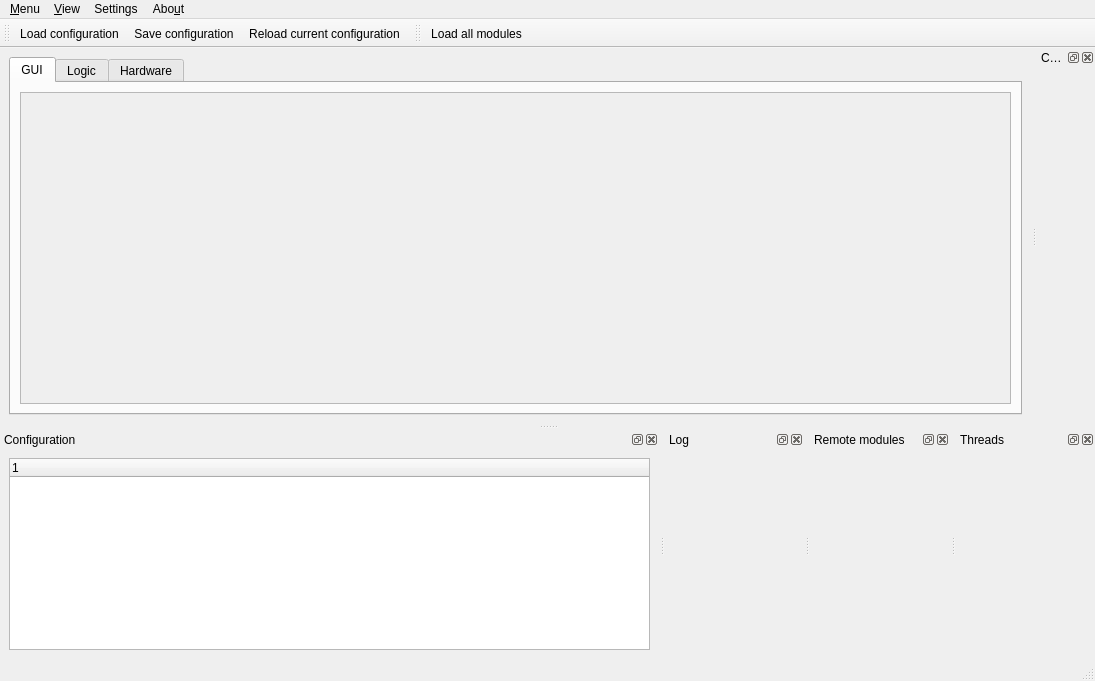
<?xml version="1.0" encoding="UTF-8"?>
<ui version="4.0">
 <class>MainWindow</class>
 <widget class="QMainWindow" name="MainWindow">
  <property name="geometry">
   <rect>
    <x>0</x>
    <y>0</y>
    <width>1095</width>
    <height>681</height>
   </rect>
  </property>
  <property name="windowTitle">
   <string>qudi: Manager</string>
  </property>
  <widget class="QWidget" name="centralwidget">
   <property name="sizePolicy">
    <sizepolicy hsizetype="Preferred" vsizetype="Preferred">
     <horstretch>0</horstretch>
     <verstretch>0</verstretch>
    </sizepolicy>
   </property>
   <layout class="QGridLayout" name="gridLayout">
    <item row="0" column="0">
     <widget class="QTabWidget" name="tabWidget">
      <property name="sizePolicy">
       <sizepolicy hsizetype="Preferred" vsizetype="Preferred">
        <horstretch>0</horstretch>
        <verstretch>0</verstretch>
       </sizepolicy>
      </property>
      <property name="currentIndex">
       <number>0</number>
      </property>
      <widget class="QWidget" name="tabWidgetPage1">
       <attribute name="title">
        <string>GUI</string>
       </attribute>
       <layout class="QGridLayout" name="gridLayout">
        <item row="1" column="0">
         <widget class="QScrollArea" name="scrollArea">
          <property name="widgetResizable">
           <bool>true</bool>
          </property>
          <widget class="QWidget" name="guiscroll">
           <property name="geometry">
            <rect>
             <x>0</x>
             <y>0</y>
             <width>967</width>
             <height>306</height>
            </rect>
           </property>
          </widget>
         </widget>
        </item>
       </layout>
      </widget>
      <widget class="QWidget" name="tabWidgetPage2">
       <attribute name="title">
        <string>Logic</string>
       </attribute>
       <layout class="QGridLayout" name="gridLayout">
        <item row="0" column="0">
         <widget class="QScrollArea" name="scrollArea">
          <property name="widgetResizable">
           <bool>true</bool>
          </property>
          <widget class="QWidget" name="logicscroll">
           <property name="geometry">
            <rect>
             <x>0</x>
             <y>0</y>
             <width>141</width>
             <height>70</height>
            </rect>
           </property>
          </widget>
         </widget>
        </item>
       </layout>
      </widget>
      <widget class="QWidget" name="tabWidgetPage3">
       <attribute name="title">
        <string>Hardware</string>
       </attribute>
       <layout class="QGridLayout" name="gridLayout">
        <item row="0" column="0">
         <widget class="QScrollArea" name="scrollArea">
          <property name="widgetResizable">
           <bool>true</bool>
          </property>
          <widget class="QWidget" name="hwscroll">
           <property name="geometry">
            <rect>
             <x>0</x>
             <y>0</y>
             <width>141</width>
             <height>70</height>
            </rect>
           </property>
          </widget>
         </widget>
        </item>
       </layout>
      </widget>
     </widget>
    </item>
   </layout>
  </widget>
  <widget class="QMenuBar" name="menubar">
   <property name="geometry">
    <rect>
     <x>0</x>
     <y>0</y>
     <width>1095</width>
     <height>21</height>
    </rect>
   </property>
   <widget class="QMenu" name="menuMenu">
    <property name="title">
     <string>&amp;Menu</string>
    </property>
    <addaction name="actionLoad_configuration"/>
    <addaction name="actionReload_current_configuration"/>
    <addaction name="actionSave_configuration"/>
    <addaction name="separator"/>
    <addaction name="action_Load_all_modules"/>
    <addaction name="separator"/>
    <addaction name="actionQuit"/>
   </widget>
   <widget class="QMenu" name="menuAbout">
    <property name="title">
     <string>Abo&amp;ut</string>
    </property>
    <addaction name="actionAbout_Qudi"/>
    <addaction name="actionAbout_Qt"/>
   </widget>
   <widget class="QMenu" name="menuView">
    <property name="title">
     <string>&amp;View</string>
    </property>
    <addaction name="actionConfigurationView"/>
    <addaction name="actionConsoleView"/>
    <addaction name="actionLogView"/>
    <addaction name="actionRemoteView"/>
    <addaction name="actionThreadsView"/>
    <addaction name="actionReset_to_default_layout"/>
   </widget>
   <widget class="QMenu" name="menuSettings">
    <property name="title">
     <string>Settings</string>
    </property>
    <addaction name="actionConsoleSettings"/>
   </widget>
   <addaction name="menuMenu"/>
   <addaction name="menuView"/>
   <addaction name="menuSettings"/>
   <addaction name="menuAbout"/>
  </widget>
  <widget class="QStatusBar" name="statusbar"/>
  <widget class="QDockWidget" name="configDisplayDockWidget">
   <property name="enabled">
    <bool>true</bool>
   </property>
   <property name="windowTitle">
    <string>Configuration</string>
   </property>
   <attribute name="dockWidgetArea">
    <number>8</number>
   </attribute>
   <widget class="QWidget" name="dockWidgetContents">
    <layout class="QVBoxLayout" name="verticalLayout">
     <item>
      <widget class="QTreeWidget" name="treeWidget">
       <property name="sizePolicy">
        <sizepolicy hsizetype="Preferred" vsizetype="Preferred">
         <horstretch>0</horstretch>
         <verstretch>0</verstretch>
        </sizepolicy>
       </property>
       <column>
        <property name="text">
         <string notr="true">1</string>
        </property>
       </column>
      </widget>
     </item>
    </layout>
   </widget>
  </widget>
  <widget class="QDockWidget" name="consoleDockWidget">
   <property name="windowTitle">
    <string>Console</string>
   </property>
   <attribute name="dockWidgetArea">
    <number>2</number>
   </attribute>
   <widget class="RichJupyterWidget" name="consolewidget"/>
  </widget>
  <widget class="QDockWidget" name="logDockWidget">
   <property name="windowTitle">
    <string>Log</string>
   </property>
   <attribute name="dockWidgetArea">
    <number>8</number>
   </attribute>
   <widget class="LogWidget" name="logwidget"/>
  </widget>
  <widget class="QDockWidget" name="remoteDockWidget">
   <property name="windowTitle">
    <string>Remote modules</string>
   </property>
   <attribute name="dockWidgetArea">
    <number>8</number>
   </attribute>
   <widget class="RemoteWidget" name="remoteWidget"/>
  </widget>
  <widget class="QDockWidget" name="threadDockWidget">
   <property name="windowTitle">
    <string>Threads</string>
   </property>
   <attribute name="dockWidgetArea">
    <number>8</number>
   </attribute>
   <widget class="ThreadWidget" name="threadWidget"/>
  </widget>
  <widget class="QToolBar" name="configToolBar">
   <property name="windowTitle">
    <string>toolBar</string>
   </property>
   <attribute name="toolBarArea">
    <enum>TopToolBarArea</enum>
   </attribute>
   <attribute name="toolBarBreak">
    <bool>false</bool>
   </attribute>
   <addaction name="actionLoad_configuration"/>
   <addaction name="actionSave_configuration"/>
   <addaction name="actionReload_current_configuration"/>
  </widget>
  <widget class="QToolBar" name="moduleToolBar">
   <property name="windowTitle">
    <string>toolBar</string>
   </property>
   <attribute name="toolBarArea">
    <enum>TopToolBarArea</enum>
   </attribute>
   <attribute name="toolBarBreak">
    <bool>false</bool>
   </attribute>
   <addaction name="action_Load_all_modules"/>
  </widget>
  <action name="actionLoad_configuration">
   <property name="icon">
    <iconset>
     <normaloff>../../artwork/icons/oxygen/22x22/document-open.png</normaloff>../../artwork/icons/oxygen/22x22/document-open.png</iconset>
   </property>
   <property name="text">
    <string>&amp;Load configuration</string>
   </property>
  </action>
  <action name="actionSave_configuration">
   <property name="icon">
    <iconset>
     <normaloff>../../artwork/icons/oxygen/22x22/document-save.png</normaloff>../../artwork/icons/oxygen/22x22/document-save.png</iconset>
   </property>
   <property name="text">
    <string>&amp;Save configuration</string>
   </property>
  </action>
  <action name="action_Load_all_modules">
   <property name="icon">
    <iconset theme="media-playback-start">
     <normaloff>.</normaloff>.</iconset>
   </property>
   <property name="text">
    <string> Load &amp;all modules</string>
   </property>
  </action>
  <action name="actionStart_all_modules">
   <property name="icon">
    <iconset theme="media-playback-start">
     <normaloff>.</normaloff>.</iconset>
   </property>
   <property name="text">
    <string>Start all modules</string>
   </property>
  </action>
  <action name="actionQuit">
   <property name="icon">
    <iconset>
     <normaloff>../../artwork/icons/oxygen/22x22/application-exit.png</normaloff>../../artwork/icons/oxygen/22x22/application-exit.png</iconset>
   </property>
   <property name="text">
    <string>&amp;Quit Qudi</string>
   </property>
   <property name="toolTip">
    <string>Quit Qudi suite. Shortcut:Ctrl+Q</string>
   </property>
   <property name="shortcut">
    <string>Ctrl+Q</string>
   </property>
  </action>
  <action name="actionLogView">
   <property name="checkable">
    <bool>true</bool>
   </property>
   <property name="checked">
    <bool>true</bool>
   </property>
   <property name="icon">
    <iconset>
     <normaloff>.</normaloff>.</iconset>
   </property>
   <property name="text">
    <string>&amp;Log</string>
   </property>
  </action>
  <action name="actionConsoleView">
   <property name="checkable">
    <bool>true</bool>
   </property>
   <property name="checked">
    <bool>true</bool>
   </property>
   <property name="text">
    <string>&amp;Console</string>
   </property>
   <property name="toolTip">
    <string>Console settings</string>
   </property>
  </action>
  <action name="actionAbout_Qudi">
   <property name="icon">
    <iconset>
     <normaloff>../../artwork/icons/qudiTheme/22x22/help-about.png</normaloff>../../artwork/icons/qudiTheme/22x22/help-about.png</iconset>
   </property>
   <property name="text">
    <string>&amp;About Qudi</string>
   </property>
  </action>
  <action name="actionAbout_Qt">
   <property name="icon">
    <iconset>
     <normaloff>../../artwork/icons/qudiTheme/22x22/help-about.png</normaloff>../../artwork/icons/qudiTheme/22x22/help-about.png</iconset>
   </property>
   <property name="text">
    <string>About &amp;Qt</string>
   </property>
  </action>
  <action name="actionConfigurationView">
   <property name="checkable">
    <bool>true</bool>
   </property>
   <property name="checked">
    <bool>false</bool>
   </property>
   <property name="text">
    <string>C&amp;onfiguration</string>
   </property>
  </action>
  <action name="actionReset_to_default_layout">
   <property name="text">
    <string>&amp;Reset to default layout</string>
   </property>
  </action>
  <action name="actionExport_log_as_HTML">
   <property name="icon">
    <iconset theme="document-save-as">
     <normaloff>.</normaloff>.</iconset>
   </property>
   <property name="text">
    <string>&amp;Export log as HTML</string>
   </property>
  </action>
  <action name="actionConsoleSettings">
   <property name="icon">
    <iconset>
     <normaloff>../../artwork/icons/oxygen/22x22/utilities-terminal.png</normaloff>../../artwork/icons/oxygen/22x22/utilities-terminal.png</iconset>
   </property>
   <property name="text">
    <string>&amp;Console</string>
   </property>
  </action>
  <action name="actionThreadsView">
   <property name="checkable">
    <bool>true</bool>
   </property>
   <property name="text">
    <string>&amp;Threads</string>
   </property>
  </action>
  <action name="actionRemoteView">
   <property name="checkable">
    <bool>true</bool>
   </property>
   <property name="text">
    <string>R&amp;emote</string>
   </property>
  </action>
  <action name="actionReload_current_configuration">
   <property name="icon">
    <iconset>
     <normaloff>../../artwork/icons/oxygen/22x22/view-refresh.png</normaloff>../../artwork/icons/oxygen/22x22/view-refresh.png</iconset>
   </property>
   <property name="text">
    <string>&amp;Reload current configuration</string>
   </property>
  </action>
 </widget>
 <customwidgets>
  <customwidget>
   <class>LogWidget</class>
   <extends>QWidget</extends>
   <header>gui.manager.logwidget</header>
   <container>1</container>
  </customwidget>
  <customwidget>
   <class>RichJupyterWidget</class>
   <extends>QWidget</extends>
   <header>qtconsole.rich_jupyter_widget</header>
   <container>1</container>
  </customwidget>
  <customwidget>
   <class>RemoteWidget</class>
   <extends>QWidget</extends>
   <header>gui.manager.remotewidget</header>
   <container>1</container>
  </customwidget>
  <customwidget>
   <class>ThreadWidget</class>
   <extends>QWidget</extends>
   <header>gui.manager.threadwidget</header>
   <container>1</container>
  </customwidget>
 </customwidgets>
 <resources/>
 <connections>
  <connection>
   <sender>actionConsoleView</sender>
   <signal>toggled(bool)</signal>
   <receiver>consoleDockWidget</receiver>
   <slot>setVisible(bool)</slot>
   <hints>
    <hint type="sourcelabel">
     <x>-1</x>
     <y>-1</y>
    </hint>
    <hint type="destinationlabel">
     <x>971</x>
     <y>224</y>
    </hint>
   </hints>
  </connection>
  <connection>
   <sender>actionConfigurationView</sender>
   <signal>toggled(bool)</signal>
   <receiver>configDisplayDockWidget</receiver>
   <slot>setVisible(bool)</slot>
   <hints>
    <hint type="sourcelabel">
     <x>-1</x>
     <y>-1</y>
    </hint>
    <hint type="destinationlabel">
     <x>376</x>
     <y>539</y>
    </hint>
   </hints>
  </connection>
  <connection>
   <sender>actionLogView</sender>
   <signal>toggled(bool)</signal>
   <receiver>logDockWidget</receiver>
   <slot>setVisible(bool)</slot>
   <hints>
    <hint type="sourcelabel">
     <x>-1</x>
     <y>-1</y>
    </hint>
    <hint type="destinationlabel">
     <x>886</x>
     <y>539</y>
    </hint>
   </hints>
  </connection>
  <connection>
   <sender>actionThreadsView</sender>
   <signal>toggled(bool)</signal>
   <receiver>threadDockWidget</receiver>
   <slot>setVisible(bool)</slot>
   <hints>
    <hint type="sourcelabel">
     <x>-1</x>
     <y>-1</y>
    </hint>
    <hint type="destinationlabel">
     <x>932</x>
     <y>539</y>
    </hint>
   </hints>
  </connection>
  <connection>
   <sender>actionRemoteView</sender>
   <signal>toggled(bool)</signal>
   <receiver>remoteDockWidget</receiver>
   <slot>setVisible(bool)</slot>
   <hints>
    <hint type="sourcelabel">
     <x>-1</x>
     <y>-1</y>
    </hint>
    <hint type="destinationlabel">
     <x>757</x>
     <y>539</y>
    </hint>
   </hints>
  </connection>
 </connections>
</ui>
